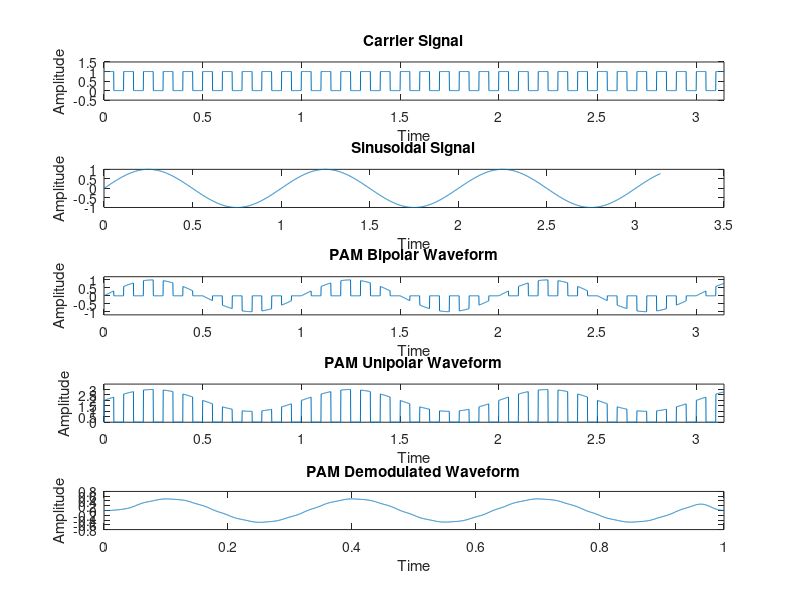

Write MATLAB code to recreate this figure.
fs=1000;
T=1/fs;
t=0:T:pi;  %Time Period

a=1;
fm=1;
fc=10;
c = 0.5.*square(2*pi*fc.*t)+0.5;
m = a.*sin(2*pi*fm.*t);
y = m.*c;

u=[];
for i=1:length(y)
if y(i)==0
    u=[u,y(i)];
else 
    u=[u,y(i)+2];
end
end

dmod = y.*c;
filter = fir1(200,fm/fs,'low');
og = conv(filter,dmod);


subplot(5,1,1);
plot(t,c);
xlabel('Time');
ylabel('Amplitude');
title('Carrier Signal');
axis([min(t),max(t), min(c)-0.5,max(c)+0.5]);

subplot(5,1,2);
plot(t,m);
xlabel('Time');
ylabel('Amplitude');
title('Sinusoidal Signal');

subplot(5,1,3);
plot(t,y);
xlabel('Time');
ylabel('Amplitude');
title('PAM Bipolar Waveform');
axis([min(t),max(t), min(y)-0.2,max(y)+0.2]);

subplot(5,1,4);
plot(t,u);
xlabel('Time');
ylabel('Amplitude');
title('PAM Unipolar Waveform');
axis([min(t),max(t), min(u),max(u)+0.5]);

t=0:1/((length(og))-1):1;
subplot(5,1,5);
plot(t,og);
xlabel('Time');
ylabel('Amplitude');
title('PAM Demodulated Waveform');